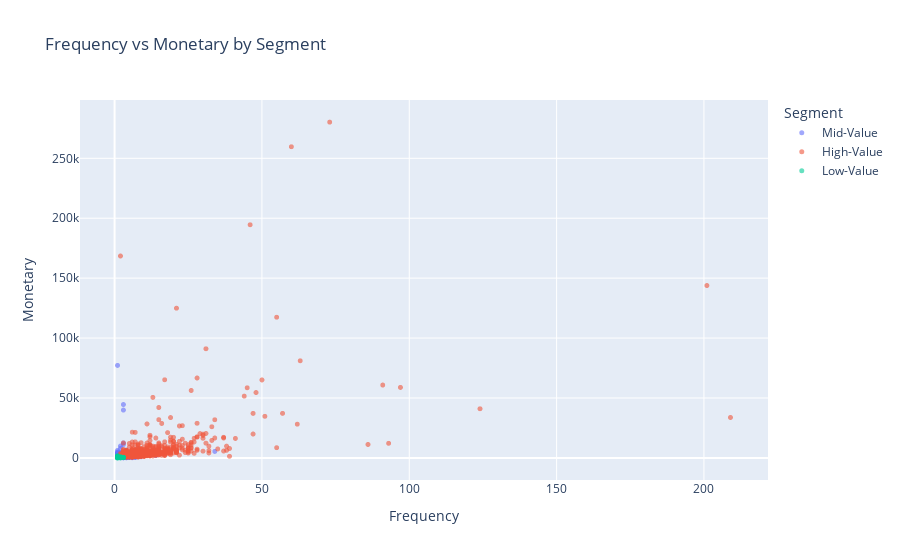

The cell this chart's notebook holds for it:
### Markdown cell above
### Frequency vs Monetary: Identifying High-Spending Customers

### Code cell
# 2D Scatter - Frequency vs Monetary 
fig = px.scatter(rfm,
                 x='Frequency',
                 y='Monetary',
                 color='Segment',
                 title='Frequency vs Monetary by Segment',
                 opacity=0.6)
fig.update_traces(marker=dict(size=5))
fig.show()

### Figure 1 — Plotly figure (JSON) as saved in the notebook; plotly's stock layout.template omitted (floating-point values rounded to 4 significant figures; data arrays with more than 128 entries replaced by an {"elided": "..."} marker saying what was removed)
{"data": [{"hovertemplate": "Segment=Mid-Value<br>Frequency=%{x}<br>Monetary=%{y}<extra></extra>", "legendgroup": "Mid-Value", "marker": {"color": "#636efa", "opacity": 0.6, "size": 5, "symbol": "circle"}, "mode": "markers", "name": "Mid-Value", "showlegend": true, "type": "scattergl", "x": {"elided": "1785 int values"}, "xaxis": "x", "y": {"elided": "1785 float values"}, "yaxis": "y"}, {"hovertemplate": "Segment=High-Value<br>Frequency=%{x}<br>Monetary=%{y}<extra></extra>", "legendgroup": "High-Value", "marker": {"color": "#EF553B", "opacity": 0.6, "size": 5, "symbol": "circle"}, "mode": "markers", "name": "High-Value", "showlegend": true, "type": "scattergl", "x": {"elided": "1244 int values"}, "xaxis": "x", "y": {"elided": "1244 float values"}, "yaxis": "y"}, {"hovertemplate": "Segment=Low-Value<br>Frequency=%{x}<br>Monetary=%{y}<extra></extra>", "legendgroup": "Low-Value", "marker": {"color": "#00cc96", "opacity": 0.6, "size": 5, "symbol": "circle"}, "mode": "markers", "name": "Low-Value", "showlegend": true, "type": "scattergl", "x": {"elided": "1309 int values"}, "xaxis": "x", "y": {"elided": "1309 float values"}, "yaxis": "y"}], "layout": {"legend": {"title": {"text": "Segment"}, "tracegroupgap": 0}, "title": {"text": "Frequency vs Monetary by Segment"}, "xaxis": {"anchor": "y", "domain": [0, 1], "title": {"text": "Frequency"}}, "yaxis": {"anchor": "x", "domain": [0, 1], "title": {"text": "Monetary"}}}}
